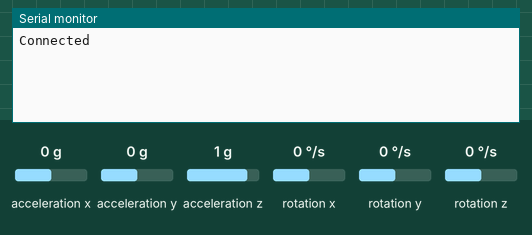
A sketch run on a simulated ESP8266 (NodeMCU). On the bench: the last lines printed to the serial monitor. The inputs (shaded band) are chosen by the test bench; at power-on: acceleration z 1 g, acceleration x 0 g, acceleration y 0 g, rotation x 0 °/s, rotation y 0 °/s, rotation z 0 °/s. WiFi joins after 1.5 s; servers stay silent unless stated.

Above: at 1.4 s.
1.5 s: acceleration z set to 0.4 g
At 2.5 s:
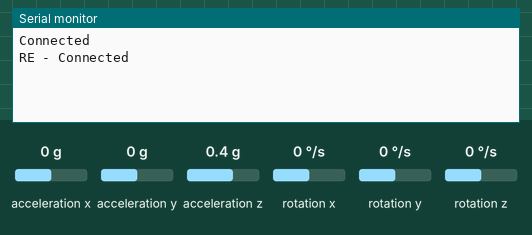
4.5 s: acceleration z set to 0.1 g
At 5.5 s:
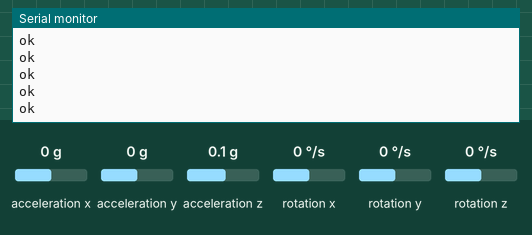

Measured:
- the behaviour switches between 0.3 and 0.2 g on acceleration z (found by bisection; images 1 and 2)
- after the input at 4.5 s, the serial monitor: prints a new line at once (image 2)

The sketch:

wifi_client_01.ino
```cpp
/*  Connects to the home WiFi network
    Asks some network parameters
    Sends and receives message from the server in every 2 seconds
    Communicates: wifi_server_01.ino
*/
#include <MPU6050_tockn.h>
#include <Wire.h>
#include <SPI.h>
#include <ESP8266WiFi.h>

TwoWire i2c;

char ssid[] = "goldenboy";           // SSID of your home WiFi
char pass[] = "ambassadeur";            // password of your home WiFi


IPAddress server(192, 168, 43, 58);    // the fix IP address of the server
WiFiClient client;

MPU6050 mpu6050(i2c);

void setup() {
  Serial.begin(115200);               // only for debug
  WiFi.begin(ssid, pass);             // connects to the WiFi router

  i2c.begin(D3, D4);
  mpu6050.begin();

  if (client.connect(server, 80)) {
    // Connection to the server
    Serial.println("Connected");
  } else {
    Serial.println("Can't connect");
  }
}

void loop () {
  if (!client.connected()) {
    if (client.connect(server, 80)) {
      // Connection to the server
      Serial.println("RE - Connected");
    } else {
      Serial.println("Can't connect");
    }
  }
  mpu6050.update();

  if (-0.3 <= mpu6050.getAccX() && mpu6050.getAccX() <= 0.3) {
    if (-0.3 <= mpu6050.getAccY() && mpu6050.getAccY() <= 0.3) {
      if (-0.3 <= mpu6050.getAccZ() && mpu6050.getAccZ() <= 0.3) {

        if (client.connected())
          client.println("GET /takephoto/1 HTTP/1.0");  // sends the message to the server
        Serial.println("ok");
      }
    }
  }
}
```
